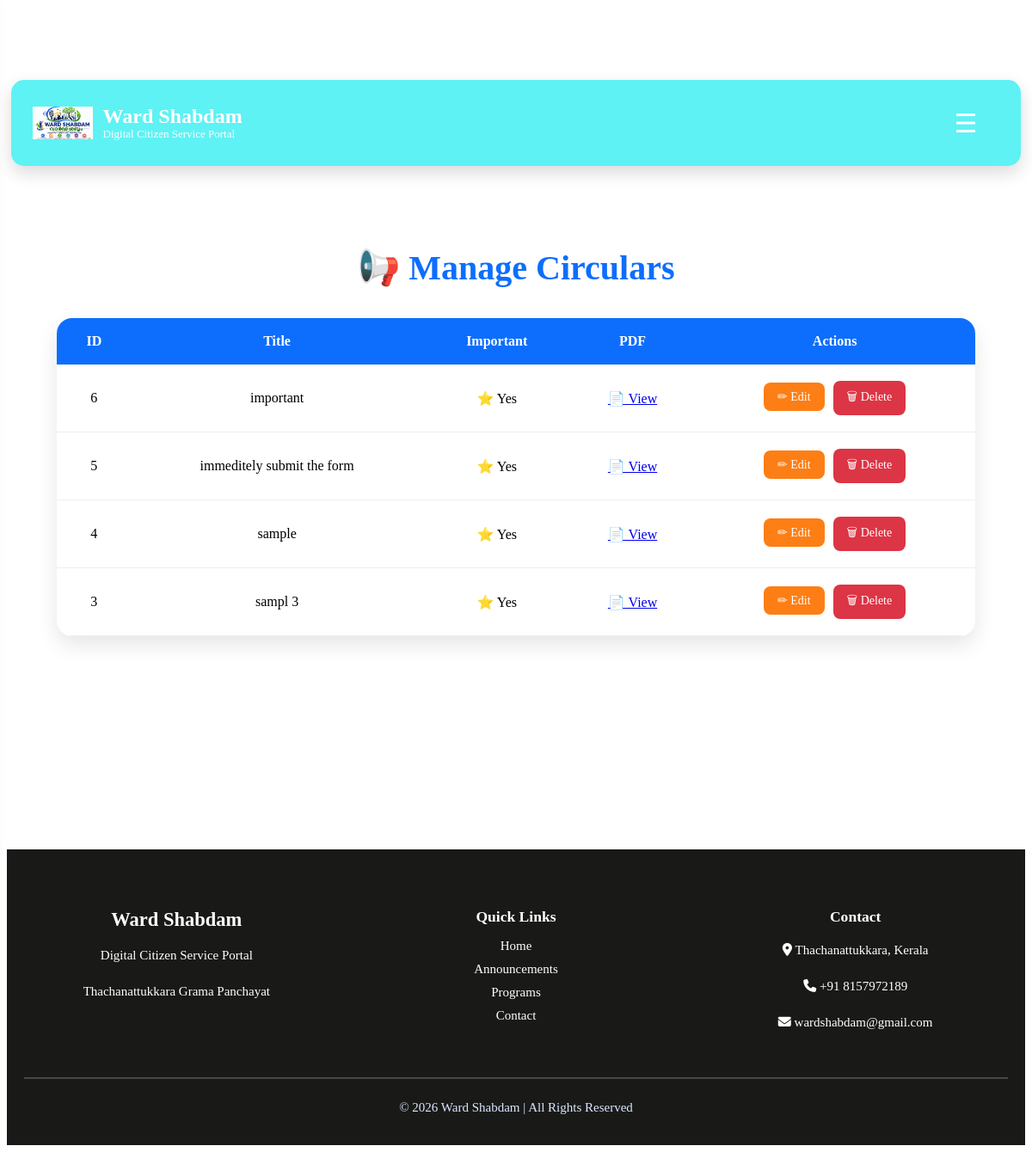
The page /admin/circulars (signed in) on the database its author committed.
### tables this page shows
CREATE TABLE circulars (
    id INTEGER PRIMARY KEY AUTOINCREMENT,
    title TEXT NOT NULL,
    description TEXT NOT NULL,
    pdf_file TEXT,
    important INTEGER DEFAULT 0,
    created_at TIMESTAMP DEFAULT CURRENT_TIMESTAMP
);

### app.py (the view)
@app.route("/admin/circulars")
def manage_circulars():
    check = admin_required()
    if check:
        return check
    conn = sqlite3.connect("database/wardshabdam.db")
    conn.row_factory = sqlite3.Row
    cursor = conn.cursor()
    cursor.execute("""
        SELECT *
        FROM circulars
        ORDER BY created_at DESC
    """)
    circulars = cursor.fetchall()
    conn.close()
    return render_template(
        "manage_circulars.html",
        circulars=circulars
    )

### app.py (called while the page is built, shortened)
def admin_required():
    if "admin_id" not in session:
        return redirect("/admin_login")
    return None

@app.context_processor
def notification_context():
    if "citizen_id" not in session:
        return {"notification_count": 0}

### templates/manage_circulars.html (shortened to what this page needs)
{% extends "layout.html" %}
{% block content %}
<div class="admin-container">
    <h2>📢 Manage Circulars</h2>
    <table>
        <tr>
            <th>ID</th>
            <th>Title</th>
            <th>Important</th>
            <th>PDF</th>
            <th>Actions</th>
        </tr>
        {% for circular in circulars %}
        <tr>
            <td>{{ circular.id }}</td>
            <td>{{ circular.title }}</td>
            <td>
                {% if circular.important == 1 %}
                    ⭐ Yes
                {% else %}
                    No
                {% endif %}
            </td>
            <td>
                {% if circular.pdf_file %}
                    <a href="{{ url_for('static',
                    filename='documents/' + circular.pdf_file) }}"
                    target="_blank">
                        📄 View
                    </a>
                {% else %}
                    -
                {% endif %}
            </td>
            <td>
                <a
                    href="/edit-circular/{{ circular.id }}"
                    class="btn-edit">
                    ✏ Edit
                </a>
                <a
                    href="/delete-circular/{{ circular.id }}"
                    class="btn-delete"
                    onclick="return confirm('Delete this circular?')">
                    🗑 Delete
                </a>
            </td>
        </tr>
        {% endfor %}
    </table>
</div>
{% endblock %}

### static/css/style.css (style rules this page uses)
body { padding-top:70px; }

### static/css/admin.css (style rules this page uses)
.admin-container { width:95%; max-width:1400px; margin:50px auto; }
.admin-container h2 { text-align:center; color:#0d6efd; font-size:40px; margin-bottom:35px; }
table { width:100%; border-collapse:collapse; background:white; border-radius:18px; overflow:hidden; box-shadow:0 10px 25px rgba(0,0,0,.10); }
table th { background:#0d6efd; color:white; padding:18px; font-size:16px; }
table td { padding:16px; text-align:center; border-bottom:1px solid #eee; }
.btn-view, .btn-edit, .btn-delete { display:inline-block; padding:8px 16px; border-radius:8px; color:white; text-decoration:none; font-size:14px; margin:3px; transition:.3s; }
.btn-edit { background:#fd7e14; }
.btn-delete { background:#dc3545; }

### rows shown on the page
circulars: id "6", title "important", important "⭐ Yes"
circulars: id "5", title "immeditely submit the form", important "⭐ Yes"
circulars: id "4", title "sample", important "⭐ Yes"
circulars: id "3", title "sampl 3", important "⭐ Yes"
